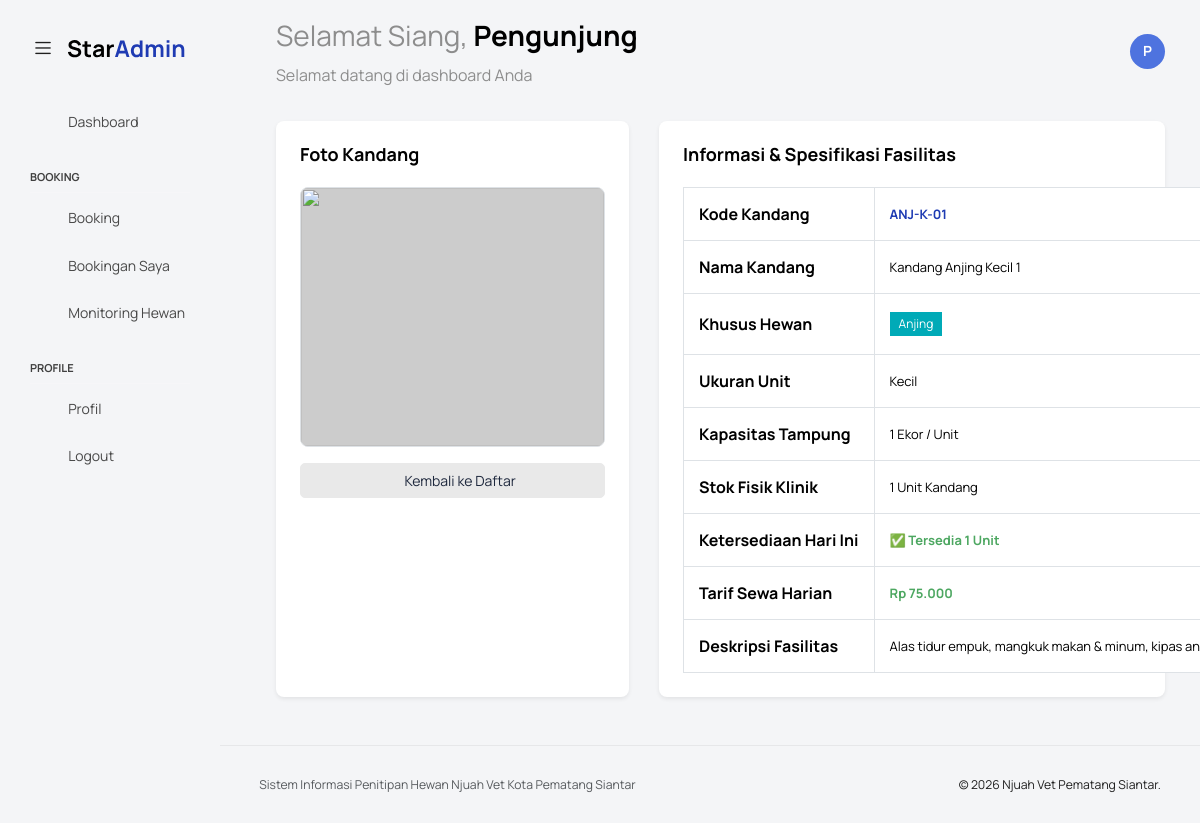
Page /ketersediaan_kandang/detail.php?id=1 on the committed database.
### tables this page shows
CREATE TABLE `kandang` (
  `id_kandang` int(11) NOT NULL,
  `kode_kandang` varchar(20) NOT NULL COMMENT 'Kode unik kandang (contoh: ANJ-S-01)',
  `nama_kandang` varchar(100) NOT NULL COMMENT 'Nama deskriptif kandang',
  `tipe_hewan` enum('Anjing','Kucing') NOT NULL COMMENT 'Peruntukan jenis hewan',
  `ukuran` enum('Kecil','Sedang','Besar') NOT NULL,
  `tarif_per_hari` decimal(10,2) NOT NULL COMMENT 'Harga sewa per hari (Rupiah)',
  `fasilitas` text DEFAULT NULL COMMENT 'Deskripsi fasilitas kandang',
  `kapasitas` tinyint(4) NOT NULL DEFAULT 1 COMMENT 'Jumlah hewan yang bisa ditampung',
  `stok` int(11) NOT NULL DEFAULT 1,
  `is_active` tinyint(1) NOT NULL DEFAULT 1 COMMENT '1 = Aktif/Tersedia, 0 = Dihapus (Soft Delete)',
  `foto_kandang` varchar(255) DEFAULT NULL COMMENT 'Path/URL foto kandang',
  `created_at` datetime NOT NULL DEFAULT current_timestamp(),
  `updated_at` datetime NOT NULL DEFAULT current_timestamp() ON UPDATE current_timestamp()
);

### ketersediaan_kandang/detail.php (the view, shortened to what this page needs)
<?php
require '../templates/header.php';
require '../templates/navbar.php';
require '../templates/sidebar.php';
$id_kandang = filter_var($_GET['id'] ?? 0, FILTER_VALIDATE_INT);
mysqli_query($koneksi, "DELETE FROM booking_lock WHERE expires_at < NOW()");
$query = "SELECT * FROM kandang WHERE id_kandang = $id_kandang AND is_active = 1";
$res = mysqli_query($koneksi, $query);
$data = mysqli_fetch_assoc($res);
$stok_fisik = (int)$data['stok'];
$q_total = mysqli_query($koneksi, "
    SELECT SUM(quantity) AS total_lock FROM booking_lock
    WHERE id_kandang = $id_kandang
    AND status IN ('pending_hewan','pending_pembayaran')
    AND expires_at > NOW()
");
$row_total = mysqli_fetch_assoc($q_total);
$total_lock = (int)($row_total['total_lock'] ?? 0);
$sisa_unit = $stok_fisik - $total_lock;
$foto = !empty($data['foto_kandang']) ? '../uploads/kandang/' . $data['foto_kandang'] : '../assets/images/no-image.jpg';
?>
<div class="main-panel">
    <div class="content-wrapper">
        <div class="row">
            <div class="col-md-5 grid-margin stretch-card">
                <div class="card card-rounded shadow-sm">
                    <div class="card-body text-center">
                        <h4 class="card-title text-start fw-bold">Foto Kandang</h4>
                        <div class="border rounded bg-light mb-3" style="width: 100%; height: 260px; overflow: hidden;">
                            <img src="<?= htmlspecialchars($foto); ?>" style="width: 100%; height: 100%; object-fit: contain;">
                        </div>
                        <a href="index.php" class="btn btn-light w-100 py-2"><i class="mdi mdi-arrow-left"></i> Kembali ke Daftar</a>
                    </div>
                </div>
            </div>
            <div class="col-md-7 grid-margin stretch-card">
                <div class="card card-rounded shadow-sm">
                    <div class="card-body">
                        <h4 class="card-title fw-bold">Informasi & Spesifikasi Fasilitas</h4>
                        <table class="table table-bordered">
                            <tr>
                                <th width="30%">Kode Kandang</th>
                                <td><strong class="text-primary"><?= htmlspecialchars($data['kode_kandang']); ?></strong></td>
                            </tr>
                            <tr>
                                <th>Nama Kandang</th>
                                <td><?= htmlspecialchars($data['nama_kandang']); ?></td>
                            </tr>
                            <tr>
                                <th>Khusus Hewan</th>
                                <td><span class="badge bg-info text-white"><?= htmlspecialchars($data['tipe_hewan']); ?></span></td>
                            </tr>
                            <tr>
                                <th>Ukuran Unit</th>
                                <td><?= htmlspecialchars($data['ukuran']); ?></td>
                            </tr>
                            <tr>
                                <th>Kapasitas Tampung</th>
                                <td><?= htmlspecialchars($data['kapasitas']); ?> Ekor / Unit</td>
                            </tr>
                            <tr>
                                <th>Stok Fisik Klinik</th>
                                <td><?= htmlspecialchars($data['stok']); ?> Unit Kandang</td>
                            </tr>
                            <tr>
                                <th>Ketersediaan Hari Ini</th>
                                <td>
                                    <?php if ($sisa_unit > 0): ?>
                                        <span class="text-success fw-bold">✅ Tersedia <?= $sisa_unit; ?> Unit</span>
                                    <?php endif; ?>
                                </td>
                            </tr>
                            <tr>
                                <th>Tarif Sewa Harian</th>
                                <td><strong class="text-success">Rp <?= number_format($data['tarif_per_hari'], 0, ',', '.'); ?></strong></td>
                            </tr>
                            <tr>
                                <th>Deskripsi Fasilitas</th>
                                <td><?= !empty($data['fasilitas']) ? nl2br(htmlspecialchars($data['fasilitas'])) : '-'; ?></td>
                            </tr>
                        </table>
                    </div>
                </div>
            </div>
        </div>
    </div>
    <?php require '../templates/footer.php'; ?>

### rows in the picture
kandang: kode_kandang "ANJ-K-01", nama_kandang "Kandang Anjing Kecil 1", tipe_hewan "Anjing", ukuran "Kecil", kapasitas "1", stok "1", tarif_per_hari "75.000", fasilitas "Alas tidur empuk, mangkuk makan & minum, kipas…"

### other values in the picture
$sapaan "Selamat Siang"
$nama_user "Pengunjung"
$inisial "P"
